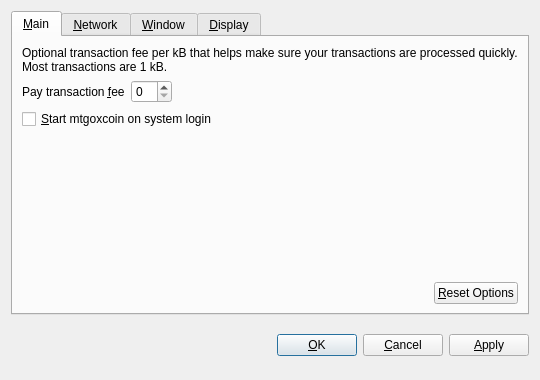
<?xml version="1.0" encoding="UTF-8"?>
<ui version="4.0">
 <class>OptionsDialog</class>
 <widget class="QDialog" name="OptionsDialog">
  <property name="geometry">
   <rect>
    <x>0</x>
    <y>0</y>
    <width>540</width>
    <height>380</height>
   </rect>
  </property>
  <property name="windowTitle">
   <string>Options</string>
  </property>
  <property name="modal">
   <bool>true</bool>
  </property>
  <layout class="QVBoxLayout" name="verticalLayout">
   <item>
    <widget class="QTabWidget" name="tabWidget">
     <property name="tabPosition">
      <enum>QTabWidget::North</enum>
     </property>
     <property name="currentIndex">
      <number>0</number>
     </property>
     <widget class="QWidget" name="tabMain">
      <attribute name="title">
       <string>&amp;Main</string>
      </attribute>
      <layout class="QVBoxLayout" name="verticalLayout_Main">
       <item>
        <widget class="QLabel" name="transactionFeeInfoLabel">
         <property name="text">
          <string>Optional transaction fee per kB that helps make sure your transactions are processed quickly. Most transactions are 1 kB.</string>
         </property>
         <property name="textFormat">
          <enum>Qt::PlainText</enum>
         </property>
         <property name="wordWrap">
          <bool>true</bool>
         </property>
        </widget>
       </item>
       <item>
        <layout class="QHBoxLayout" name="horizontalLayout_1_Main">
         <item>
          <widget class="QLabel" name="transactionFeeLabel">
           <property name="text">
            <string>Pay transaction &amp;fee</string>
           </property>
           <property name="textFormat">
            <enum>Qt::PlainText</enum>
           </property>
           <property name="buddy">
            <cstring>transactionFee</cstring>
           </property>
          </widget>
         </item>
         <item>
          <widget class="BitcoinAmountField" name="transactionFee"/>
         </item>
         <item>
          <spacer name="horizontalSpacer_1_Main">
           <property name="orientation">
            <enum>Qt::Horizontal</enum>
           </property>
           <property name="sizeHint" stdset="0">
            <size>
             <width>40</width>
             <height>20</height>
            </size>
           </property>
          </spacer>
         </item>
        </layout>
       </item>
       <item>
        <widget class="QCheckBox" name="bitcoinAtStartup">
         <property name="toolTip">
          <string>Automatically start mtgoxcoin after logging in to the system.</string>
         </property>
         <property name="text">
          <string>&amp;Start mtgoxcoin on system login</string>
         </property>
        </widget>
       </item>
       <item>
        <spacer name="verticalSpacer_Main">
         <property name="orientation">
          <enum>Qt::Vertical</enum>
         </property>
         <property name="sizeHint" stdset="0">
          <size>
           <width>20</width>
           <height>40</height>
          </size>
         </property>
        </spacer>
       </item>
       <item>
        <layout class="QHBoxLayout" name="horizontalLayout_2_Main">
         <item>
          <spacer name="horizontalSpacer_2_Main">
           <property name="orientation">
            <enum>Qt::Horizontal</enum>
           </property>
           <property name="sizeHint" stdset="0">
            <size>
             <width>40</width>
             <height>20</height>
            </size>
           </property>
          </spacer>
         </item>
         <item>
          <widget class="QPushButton" name="resetButton">
           <property name="toolTip">
            <string>Reset all client options to default.</string>
           </property>
           <property name="text">
            <string>&amp;Reset Options</string>
           </property>
           <property name="autoDefault">
            <bool>false</bool>
           </property>
          </widget>
         </item>
        </layout>
       </item>
      </layout>
     </widget>
     <widget class="QWidget" name="tabNetwork">
      <attribute name="title">
       <string>&amp;Network</string>
      </attribute>
      <layout class="QVBoxLayout" name="verticalLayout_Network">
       <item>
        <widget class="QCheckBox" name="mapPortUpnp">
         <property name="toolTip">
          <string>Automatically open the mtgoxcoin client port on the router. This only works when your router supports UPnP and it is enabled.</string>
         </property>
         <property name="text">
          <string>Map port using &amp;UPnP</string>
         </property>
        </widget>
       </item>
       <item>
        <widget class="QCheckBox" name="connectSocks">
         <property name="toolTip">
          <string>Connect to the mtgoxcoin network through a SOCKS proxy (e.g. when connecting through Tor).</string>
         </property>
         <property name="text">
          <string>&amp;Connect through SOCKS proxy:</string>
         </property>
        </widget>
       </item>
       <item>
        <layout class="QHBoxLayout" name="horizontalLayout_Network">
         <item>
          <widget class="QLabel" name="proxyIpLabel">
           <property name="text">
            <string>Proxy &amp;IP:</string>
           </property>
           <property name="textFormat">
            <enum>Qt::PlainText</enum>
           </property>
           <property name="buddy">
            <cstring>proxyIp</cstring>
           </property>
          </widget>
         </item>
         <item>
          <widget class="QValidatedLineEdit" name="proxyIp">
           <property name="maximumSize">
            <size>
             <width>140</width>
             <height>16777215</height>
            </size>
           </property>
           <property name="toolTip">
            <string>IP address of the proxy (e.g. 127.0.0.1)</string>
           </property>
          </widget>
         </item>
         <item>
          <widget class="QLabel" name="proxyPortLabel">
           <property name="text">
            <string>&amp;Port:</string>
           </property>
           <property name="textFormat">
            <enum>Qt::PlainText</enum>
           </property>
           <property name="buddy">
            <cstring>proxyPort</cstring>
           </property>
          </widget>
         </item>
         <item>
          <widget class="QLineEdit" name="proxyPort">
           <property name="maximumSize">
            <size>
             <width>55</width>
             <height>16777215</height>
            </size>
           </property>
           <property name="toolTip">
            <string>Port of the proxy (e.g. 9050)</string>
           </property>
          </widget>
         </item>
         <item>
          <widget class="QLabel" name="socksVersionLabel">
           <property name="text">
            <string>SOCKS &amp;Version:</string>
           </property>
           <property name="textFormat">
            <enum>Qt::PlainText</enum>
           </property>
           <property name="buddy">
            <cstring>socksVersion</cstring>
           </property>
          </widget>
         </item>
         <item>
          <widget class="QValueComboBox" name="socksVersion">
           <property name="toolTip">
            <string>SOCKS version of the proxy (e.g. 5)</string>
           </property>
          </widget>
         </item>
         <item>
          <spacer name="horizontalSpacer_Network">
           <property name="orientation">
            <enum>Qt::Horizontal</enum>
           </property>
           <property name="sizeHint" stdset="0">
            <size>
             <width>40</width>
             <height>20</height>
            </size>
           </property>
          </spacer>
         </item>
        </layout>
       </item>
       <item>
        <spacer name="verticalSpacer_Network">
         <property name="orientation">
          <enum>Qt::Vertical</enum>
         </property>
         <property name="sizeHint" stdset="0">
          <size>
           <width>20</width>
           <height>40</height>
          </size>
         </property>
        </spacer>
       </item>
      </layout>
     </widget>
     <widget class="QWidget" name="tabWindow">
      <attribute name="title">
       <string>&amp;Window</string>
      </attribute>
      <layout class="QVBoxLayout" name="verticalLayout_Window">
       <item>
        <widget class="QCheckBox" name="minimizeToTray">
         <property name="toolTip">
          <string>Show only a tray icon after minimizing the window.</string>
         </property>
         <property name="text">
          <string>&amp;Minimize to the tray instead of the taskbar</string>
         </property>
        </widget>
       </item>
       <item>
        <widget class="QCheckBox" name="minimizeOnClose">
         <property name="toolTip">
          <string>Minimize instead of exit the application when the window is closed. When this option is enabled, the application will be closed only after selecting Quit in the menu.</string>
         </property>
         <property name="text">
          <string>M&amp;inimize on close</string>
         </property>
        </widget>
       </item>
       <item>
        <spacer name="verticalSpacer_Window">
         <property name="orientation">
          <enum>Qt::Vertical</enum>
         </property>
         <property name="sizeHint" stdset="0">
          <size>
           <width>20</width>
           <height>40</height>
          </size>
         </property>
        </spacer>
       </item>
      </layout>
     </widget>
     <widget class="QWidget" name="tabDisplay">
      <attribute name="title">
       <string>&amp;Display</string>
      </attribute>
      <layout class="QVBoxLayout" name="verticalLayout_Display">
       <item>
        <layout class="QHBoxLayout" name="horizontalLayout_1_Display">
         <item>
          <widget class="QLabel" name="langLabel">
           <property name="text">
            <string>User Interface &amp;language:</string>
           </property>
           <property name="textFormat">
            <enum>Qt::PlainText</enum>
           </property>
           <property name="buddy">
            <cstring>lang</cstring>
           </property>
          </widget>
         </item>
         <item>
          <widget class="QValueComboBox" name="lang">
           <property name="toolTip">
            <string>The user interface language can be set here. This setting will take effect after restarting mtgoxcoin.</string>
           </property>
          </widget>
         </item>
        </layout>
       </item>
       <item>
        <layout class="QHBoxLayout" name="horizontalLayout_2_Display">
         <item>
          <widget class="QLabel" name="unitLabel">
           <property name="text">
            <string>&amp;Unit to show amounts in:</string>
           </property>
           <property name="textFormat">
            <enum>Qt::PlainText</enum>
           </property>
           <property name="buddy">
            <cstring>unit</cstring>
           </property>
          </widget>
         </item>
         <item>
          <widget class="QValueComboBox" name="unit">
           <property name="toolTip">
            <string>Choose the default subdivision unit to show in the interface and when sending coins.</string>
           </property>
          </widget>
         </item>
        </layout>
       </item>
       <item>
        <widget class="QCheckBox" name="displayAddresses">
         <property name="toolTip">
          <string>Whether to show mtgoxcoin addresses in the transaction list or not.</string>
         </property>
         <property name="text">
          <string>&amp;Display addresses in transaction list</string>
         </property>
        </widget>
       </item>
       <item>
        <widget class="QCheckBox" name="coinControlFeatures">
         <property name="toolTip">
          <string>Whether to show coin control features or not.</string>
         </property>
         <property name="text">
          <string>Display coin &amp;control features (experts only!)</string>
         </property>
        </widget>
       </item>
       <item>
        <spacer name="verticalSpacer_Display">
         <property name="orientation">
          <enum>Qt::Vertical</enum>
         </property>
         <property name="sizeHint" stdset="0">
          <size>
           <width>20</width>
           <height>40</height>
          </size>
         </property>
        </spacer>
       </item>
      </layout>
     </widget>
    </widget>
   </item>
   <item>
    <layout class="QHBoxLayout" name="horizontalLayout_Buttons">
     <item>
      <spacer name="horizontalSpacer_1">
       <property name="orientation">
        <enum>Qt::Horizontal</enum>
       </property>
       <property name="sizeHint" stdset="0">
        <size>
         <width>40</width>
         <height>48</height>
        </size>
       </property>
      </spacer>
     </item>
     <item>
      <widget class="QLabel" name="statusLabel">
       <property name="font">
        <font>
         <weight>75</weight>
         <bold>true</bold>
        </font>
       </property>
       <property name="text">
        <string/>
       </property>
       <property name="textFormat">
        <enum>Qt::PlainText</enum>
       </property>
       <property name="wordWrap">
        <bool>true</bool>
       </property>
      </widget>
     </item>
     <item>
      <spacer name="horizontalSpacer_2">
       <property name="orientation">
        <enum>Qt::Horizontal</enum>
       </property>
       <property name="sizeHint" stdset="0">
        <size>
         <width>40</width>
         <height>48</height>
        </size>
       </property>
      </spacer>
     </item>
     <item>
      <widget class="QPushButton" name="okButton">
       <property name="text">
        <string>&amp;OK</string>
       </property>
      </widget>
     </item>
     <item>
      <widget class="QPushButton" name="cancelButton">
       <property name="text">
        <string>&amp;Cancel</string>
       </property>
       <property name="autoDefault">
        <bool>false</bool>
       </property>
      </widget>
     </item>
     <item>
      <widget class="QPushButton" name="applyButton">
       <property name="text">
        <string>&amp;Apply</string>
       </property>
       <property name="autoDefault">
        <bool>false</bool>
       </property>
      </widget>
     </item>
    </layout>
   </item>
  </layout>
 </widget>
 <customwidgets>
  <customwidget>
   <class>BitcoinAmountField</class>
   <extends>QSpinBox</extends>
   <header>bitcoinamountfield.h</header>
  </customwidget>
  <customwidget>
   <class>QValueComboBox</class>
   <extends>QComboBox</extends>
   <header>qvaluecombobox.h</header>
  </customwidget>
  <customwidget>
   <class>QValidatedLineEdit</class>
   <extends>QLineEdit</extends>
   <header>qvalidatedlineedit.h</header>
  </customwidget>
 </customwidgets>
 <resources/>
 <connections/>
</ui>
